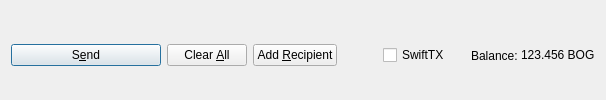
         <widget class="QFrame" name="frame_Send">
          <layout class="QHBoxLayout" name="horizontalLayout">
           <property name="bottomMargin">
            <number>0</number>
           </property>
           <item>
            <widget class="QPushButton" name="sendButton">
             <property name="minimumSize">
              <size>
               <width>150</width>
               <height>0</height>
              </size>
             </property>
             <property name="toolTip">
              <string>Confirm the send action</string>
             </property>
             <property name="text">
              <string>S&amp;end</string>
             </property>
             <property name="icon">
              <iconset resource="../bogcoin.qrc">
               <normaloff>:/icons/send</normaloff>:/icons/send</iconset>
             </property>
             <property name="autoDefault">
              <bool>false</bool>
             </property>
             <property name="default">
              <bool>true</bool>
             </property>
            </widget>
           </item>
           <item>
            <widget class="QPushButton" name="clearButton">
             <property name="sizePolicy">
              <sizepolicy hsizetype="Minimum" vsizetype="Fixed">
               <horstretch>0</horstretch>
               <verstretch>0</verstretch>
              </sizepolicy>
             </property>
             <property name="toolTip">
              <string>Clear all fields of the form.</string>
             </property>
             <property name="text">
              <string>Clear &amp;All</string>
             </property>
             <property name="icon">
              <iconset resource="../bogcoin.qrc">
               <normaloff>:/icons/remove</normaloff>:/icons/remove</iconset>
             </property>
             <property name="autoDefault">
              <bool>false</bool>
             </property>
            </widget>
           </item>
           <item>
            <widget class="QPushButton" name="addButton">
             <property name="toolTip">
              <string>Send to multiple recipients at once</string>
             </property>
             <property name="text">
              <string>Add &amp;Recipient</string>
             </property>
             <property name="icon">
              <iconset resource="../bogcoin.qrc">
               <normaloff>:/icons/add</normaloff>:/icons/add</iconset>
             </property>
             <property name="autoDefault">
              <bool>false</bool>
             </property>
            </widget>
           </item>
           <item>
            <spacer name="horizontalSpacer">
             <property name="orientation">
              <enum>Qt::Horizontal</enum>
             </property>
             <property name="sizeHint" stdset="0">
              <size>
               <width>40</width>
               <height>20</height>
              </size>
             </property>
            </spacer>
           </item>
           <item>
            <layout class="QHBoxLayout" name="horizontalLayout_2">
             <property name="spacing">
              <number>3</number>
             </property>
             <item>
              <widget class="QCheckBox" name="checkSwiftTX">
               <property name="enabled">
                <bool>true</bool>
               </property>
               <property name="minimumSize">
                <size>
                 <width>85</width>
                 <height>0</height>
                </size>
               </property>
               <property name="text">
                <string>SwiftTX</string>
               </property>
              </widget>
             </item>
             <item>
              <widget class="QLabel" name="label">
               <property name="text">
                <string>Balance:</string>
               </property>
              </widget>
             </item>
             <item>
              <widget class="QLabel" name="labelBalance">
               <property name="sizePolicy">
                <sizepolicy hsizetype="Preferred" vsizetype="Fixed">
                 <horstretch>0</horstretch>
                 <verstretch>0</verstretch>
                </sizepolicy>
               </property>
               <property name="cursor">
                <cursorShape>IBeamCursor</cursorShape>
               </property>
               <property name="text">
                <string notr="true">123.456 BOG</string>
               </property>
               <property name="textInteractionFlags">
                <set>Qt::LinksAccessibleByMouse|Qt::TextSelectableByKeyboard|Qt::TextSelectableByMouse</set>
               </property>
              </widget>
             </item>
            </layout>
           </item>
          </layout>
         </widget>
